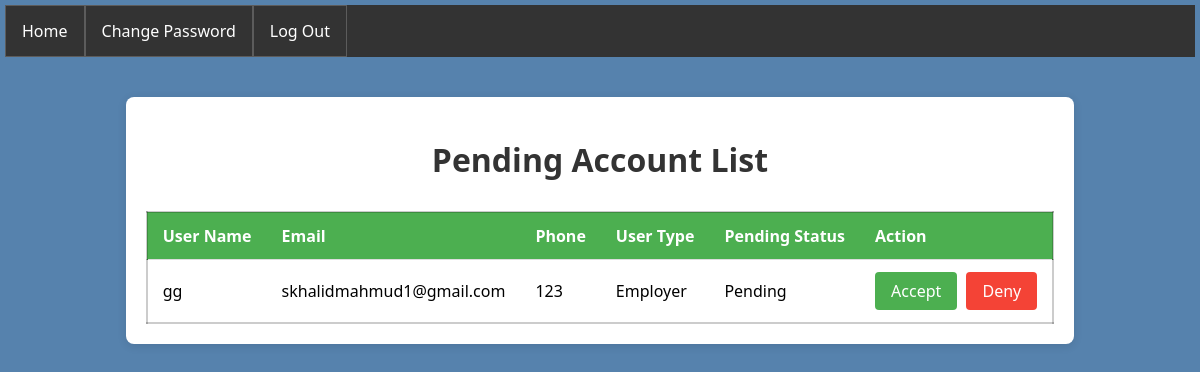
Page /pendingAccount/ (signed in) on the earlier database version.
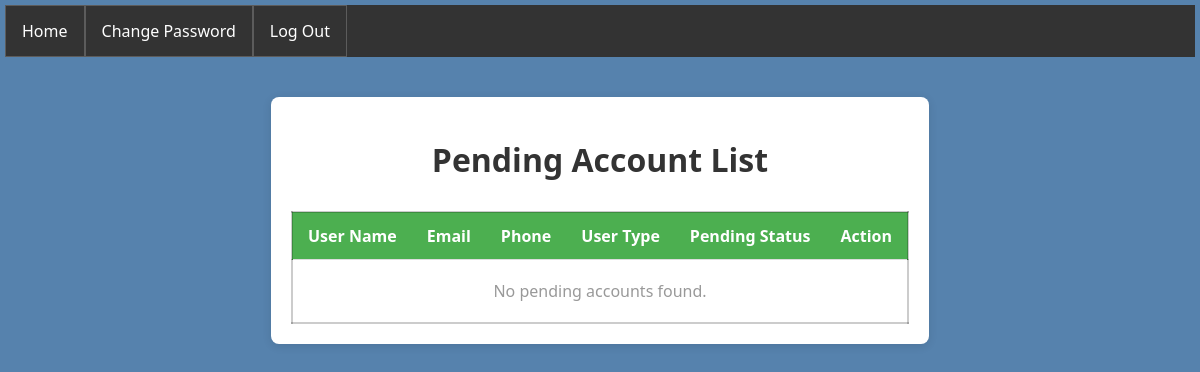
Same page on the later database version.
### users_auth_app/models.py (models this page shows)
class pendingAccountModel(models.Model):
    username = models.CharField(max_length = 100, null = True)
    email = models.EmailField(null = True)
    phone = models.CharField(max_length = 100, null = True)
    USERTYPE = [
        ('Employer','Employer'),
        ('Candidate','Candidate')
    ]
    userTypes = models.CharField(choices = USERTYPE, max_length = 100, null = True)
    STATUS = [
        ('Pending','Pending'),
        ('Accept','Accept'),
        ('Rejected','Rejected')
    ]
    pendingStatus = models.CharField(choices = STATUS, max_length = 100, null = True)

### users_auth_app/views.py (the view)
# urls.py: path('pendingAccount/', pendingAccount, name='pendingAccount'),
@login_required(login_url='logIn')
def pendingAccount(req):
    data = pendingAccountModel.objects.all()
    context={
        'data':data
    }
    return render(req, 'pendingAccount.html', context)

### users_auth_app/templates/pendingAccount.html (shortened to what this page needs)
{% extends "master.html" %}
{% block body %}
{% load static %}
<div class="container">
    <h1>Pending Account List</h1>
    <table>
        <tr>
            <th>User Name</th>
            <th>Email</th>
            <th>Phone</th>
            <th>User Type</th>
            <th>Pending Status</th>
            <th>Action</th>
        </tr>
        {% if data %}
            {% for i in data %}
            <tr>
                <td>{{ i.username }}</td>
                <td>{{ i.email }}</td>
                <td>{{ i.phone }}</td>
                <td>{{ i.userTypes }}</td>
                <td>{{ i.pendingStatus }}</td>
                <td>
                    <a href="{% url 'accept' i.id %}" style="background-color: #4CAF50; color: white; padding: 8px 16px; border-radius: 4px; text-decoration: none; margin-right: 5px; display: inline-block;">Accept</a>
                    <a href="{% url 'deny' i.id %}" style="background-color: #f44336; color: white; padding: 8px 16px; border-radius: 4px; text-decoration: none; display: inline-block;">Deny</a>
                </td>
            </tr>
            {% endfor %}
        {% else %}
            <tr>
                <td colspan="6" class="no-tasks">No pending accounts found.</td>
            </tr>
        {% endif %}
    </table>
</div>
{% endblock body %}

Differences in the rows shown:
removed pendingAccountModel: username "gg", email "skhalidmahmud1@gmail.com", phone "123", userTypes "Employer", pendingStatus "Pending"
Other differences:
text now shown: "No pending accounts found."
